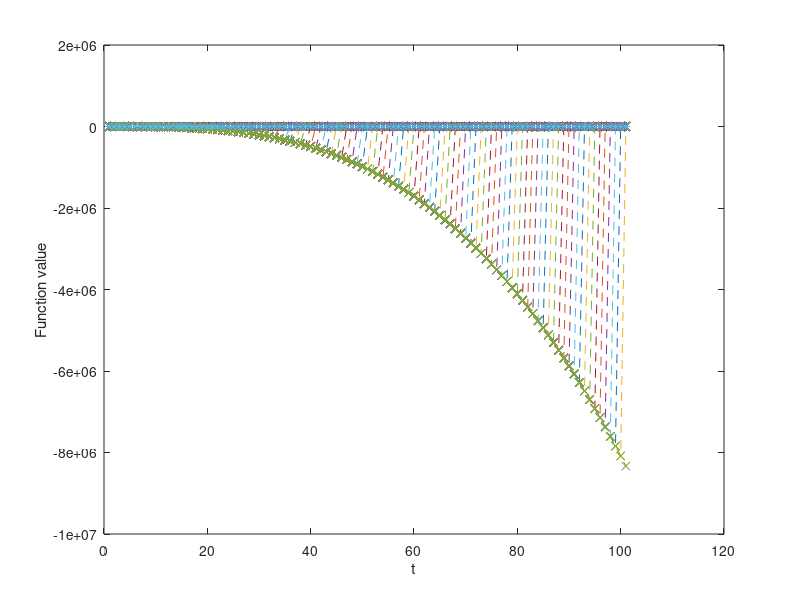

The MATLAB script that drew this image:
function f = leastSquares()
% calculates cubic root based on halley's method

    valsTrue = zeros(101,1);
    valsApprox = zeros(101,1);


    startingVal = 0;
    for r=1:101
        valsTrue(r,1) = 0.05*sin(1000*startingVal)+0.5*cos(pi*startingVal)-0.4*sin(10*startingVal);
        valsApprox(r,1) = 0.05*(1000*startingVal-((1000*startingVal)^3)/6) + 0.5*(1-(((pi*startingVal)^2)/2)) - 0.4*(10*startingVal-(((10*startingVal)^3)/6));
        startingVal = startingVal + 0.01;

    plot(valsApprox, 'x--')
    hold on
    plot(valsTrue,'-*');
    xlabel('t')
    ylabel('Function value')
    end